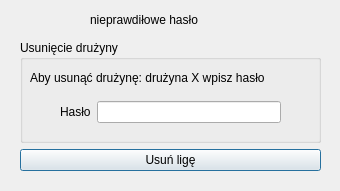
<?xml version="1.0" encoding="UTF-8"?>
<ui version="4.0">
 <class>druzyna_usun</class>
 <widget class="QDialog" name="druzyna_usun">
  <property name="geometry">
   <rect>
    <x>0</x>
    <y>0</y>
    <width>340</width>
    <height>191</height>
   </rect>
  </property>
  <property name="windowTitle">
   <string>Dialog</string>
  </property>
  <widget class="QWidget" name="layoutWidget_8">
   <property name="geometry">
    <rect>
     <x>20</x>
     <y>40</y>
     <width>301</width>
     <height>131</height>
    </rect>
   </property>
   <layout class="QVBoxLayout" name="verticalLayout_10">
    <item>
     <widget class="QGroupBox" name="groupBox_5">
      <property name="title">
       <string>Usunięcie drużyny</string>
      </property>
      <widget class="QLabel" name="label_21">
       <property name="geometry">
        <rect>
         <x>10</x>
         <y>30</y>
         <width>251</width>
         <height>16</height>
        </rect>
       </property>
       <property name="text">
        <string>Aby usunąć drużynę: drużyna X wpisz hasło</string>
       </property>
      </widget>
      <widget class="QWidget" name="layoutWidget_9">
       <property name="geometry">
        <rect>
         <x>40</x>
         <y>60</y>
         <width>221</width>
         <height>24</height>
        </rect>
       </property>
       <layout class="QHBoxLayout" name="horizontalLayout_3">
        <item>
         <widget class="QLabel" name="label_22">
          <property name="text">
           <string>Hasło</string>
          </property>
         </widget>
        </item>
        <item>
         <widget class="QLineEdit" name="lineEdit_7"/>
        </item>
       </layout>
      </widget>
     </widget>
    </item>
    <item>
     <widget class="QPushButton" name="pushButton_4">
      <property name="text">
       <string>Usuń ligę</string>
      </property>
     </widget>
    </item>
   </layout>
  </widget>
  <widget class="QLabel" name="label_20">
   <property name="geometry">
    <rect>
     <x>90</x>
     <y>10</y>
     <width>241</width>
     <height>20</height>
    </rect>
   </property>
   <property name="text">
    <string>nieprawdiłowe hasło</string>
   </property>
  </widget>
 </widget>
 <resources/>
 <connections/>
</ui>
